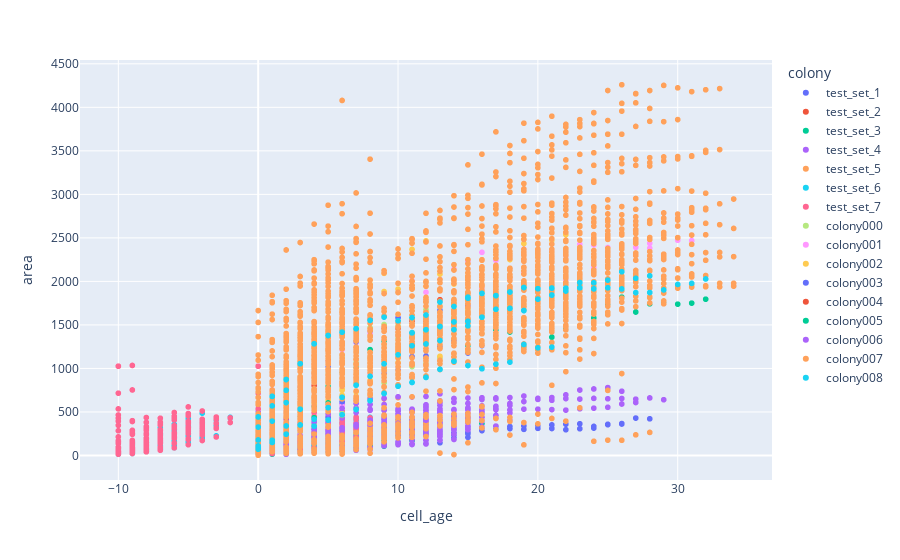

Notebook code cell kept with this figure:
### Code cell
selected_colonies = all_details#.loc[all_details['colony'].isin(['colony008', 'colony006','colony005','colony001', 'colony000', 'test_set_1', 'test_set_4' ])]
selected_colonies=selected_colonies.loc[selected_colonies['cell_age']!=selected_colonies['frame_num']] 
fig = px.scatter(selected_colonies, x="cell_age", y="area", color="colony")
fig.show()

### Figure 1 — Plotly figure (JSON) as saved in the notebook; plotly's stock layout.template omitted (floating-point values rounded to 4 significant figures; data arrays with more than 128 entries replaced by an {"elided": "..."} marker saying what was removed)
{"data": [{"hovertemplate": "colony=test_set_1<br>cell_age=%{x}<br>area=%{y}<extra></extra>", "legendgroup": "test_set_1", "marker": {"color": "#636efa", "symbol": "circle"}, "mode": "markers", "name": "test_set_1", "showlegend": true, "type": "scattergl", "x": [11, 9, 12, 10, 13, 11, 0, 0, 14, 12, 1, 1, 0, 15, 13, 2, 2, 1, 16, 14, 3, 3, 2, 17, 15, 4, 4, 3, 18, 16, 5, 5, 4, 19, 17, 6, 6, 5, 20, 18, 7, 7, 6, 21, 19, 8, 8, 7, 22, 20, 9, 9, 8, 23, 21, 10, 10, 9, 24, 22, 11, 11, 10, 25, 23, 12, 12, 11, 26, 24, 13, 13, 12, 27, 25, 14, 14, 13, 28, 26, 15, 15, 14, 0], "xaxis": "x", "y": [241.5, 205.5, 263.5, 216.5, 273.5, 244, 15.5, 29, 264, 241.5, 25, 40.5, 24.5, 267, 248.5, 23.5, 42.5, 28, 285, 256.5, 23.5, 41.5, 31.5, 337, 300.5, 36, 59.5, 61.5, 332.5, 309, 43.5, 69, 78.5, 340, 305, 45.5, 77, 91.5, 345.5, 308.5, 63.5, 88, 122.5, 351.5, 300, 88, 106.5, 167.5, 359.5, 311.5, 105.5, 132.5, 224, 364, 310, 132.5, 156, 282, 334, 296, 127.5, 169.5, 279, 353.5, 307.5, 135.5, 175.5, 296, 366.5, 314.5, 146, 176.5, 312.5, 429.5, 358.5, 202.5, 231.5, 389.5, 421, 361.5, 208, 249, 421.5, 37.5], "yaxis": "y"}, {"hovertemplate": "colony=test_set_2<br>cell_age=%{x}<br>area=%{y}<extra></extra>", "legendgroup": "test_set_2", "marker": {"color": "#EF553B", "symbol": "circle"}, "mode": "markers", "name": "test_set_2", "showlegend": true, "type": "scattergl", "x": [0, 0, 1, 1, 2, 2, 3, 3, 4, 4, 5, 5, 6, 6, 7, 7, 8, 8, 9, 9, 10, 10, 11, 11], "xaxis": "x", "y": [16, 30, 93.5, 54, 120, 66.5, 126, 69, 127, 75.5, 189.5, 144, 207, 154, 234, 187.5, 259.5, 202, 292.5, 265.5, 323, 304.5, 352.5, 364.5], "yaxis": "y"}, {"hovertemplate": "colony=test_set_3<br>cell_age=%{x}<br>area=%{y}<extra></extra>", "legendgroup": "test_set_3", "marker": {"color": "#00cc96", "symbol": "circle"}, "mode": "markers", "name": "test_set_3", "showlegend": true, "type": "scattergl", "x": {"elided": "237 int values"}, "xaxis": "x", "y": {"elided": "237 float values"}, "yaxis": "y"}, {"hovertemplate": "colony=test_set_4<br>cell_age=%{x}<br>area=%{y}<extra></extra>", "legendgroup": "test_set_4", "marker": {"color": "#ab63fa", "symbol": "circle"}, "mode": "markers", "name": "test_set_4", "showlegend": true, "type": "scattergl", "x": {"elided": "754 int values"}, "xaxis": "x", "y": {"elided": "754 float values"}, "yaxis": "y"}, {"hovertemplate": "colony=test_set_5<br>cell_age=%{x}<br>area=%{y}<extra></extra>", "legendgroup": "test_set_5", "marker": {"color": "#FFA15A", "symbol": "circle"}, "mode": "markers", "name": "test_set_5", "showlegend": true, "type": "scattergl", "x": {"elided": "333 int values"}, "xaxis": "x", "y": {"elided": "333 float values"}, "yaxis": "y"}, {"hovertemplate": "colony=test_set_6<br>cell_age=%{x}<br>area=%{y}<extra></extra>", "legendgroup": "test_set_6", "marker": {"color": "#19d3f3", "symbol": "circle"}, "mode": "markers", "name": "test_set_6", "showlegend": true, "type": "scattergl", "x": {"elided": "184 int values"}, "xaxis": "x", "y": {"elided": "184 float values"}, "yaxis": "y"}, {"hovertemplate": "colony=test_set_7<br>cell_age=%{x}<br>area=%{y}<extra></extra>", "legendgroup": "test_set_7", "marker": {"color": "#FF6692", "symbol": "circle"}, "mode": "markers", "name": "test_set_7", "showlegend": true, "type": "scattergl", "x": {"elided": "412 int values"}, "xaxis": "x", "y": {"elided": "412 float values"}, "yaxis": "y"}, {"hovertemplate": "colony=colony000<br>cell_age=%{x}<br>area=%{y}<extra></extra>", "legendgroup": "colony000", "marker": {"color": "#B6E880", "symbol": "circle"}, "mode": "markers", "name": "colony000", "showlegend": true, "type": "scattergl", "x": [0, 0, 1, 1, 2, 2, 0, 3, 3, 1, 4, 4, 2, 0, 5, 5, 3, 1, 6, 6, 4, 2, 7, 7, 5, 3, 8, 8, 6, 4, 9, 9, 7, 5, 10, 10, 8, 6, 11, 11, 9, 7, 12, 12, 10, 8, 13, 13, 11, 9, 14, 14, 12, 10, 0, 0, 15, 15, 13, 11, 1, 1, 0, 0, 16, 16, 14, 12, 2, 2, 1, 1, 17, 17, 15, 13, 3, 3, 2, 2, 0], "xaxis": "x", "y": [58.5, 44.5, 174.5, 115, 224, 437.5, 153.5, 427.5, 572.5, 178.5, 559, 753.5, 330, 66.5, 730.5, 945, 429.5, 134, 890, 1146, 605.5, 199, 1040.0, 1316, 801, 269.5, 1215, 1468.0, 952.5, 358.5, 1272.0, 1504.0, 1067, 439.5, 1344.0, 1488.0, 1122.0, 481, 1362.0, 1579, 1146, 595.5, 1418.0, 1675, 1257, 666, 1492.0, 1718.0, 1278.0, 834.5, 1572.0, 1750, 1434, 930.5, 77.5, 61, 1683, 1798.0, 1478.0, 1021, 91, 130, 276.5, 77.5, 1750.0, 1792.0, 1596.0, 1060.0, 178.5, 233.5, 237.5, 122, 1762.0, 1796, 1560.0, 1122.0, 312, 247.5, 447, 219, 57], "yaxis": "y"}, {"hovertemplate": "colony=colony001<br>cell_age=%{x}<br>area=%{y}<extra></extra>", "legendgroup": "colony001", "marker": {"color": "#FF97FF", "symbol": "circle"}, "mode": "markers", "name": "colony001", "showlegend": true, "type": "scattergl", "x": [14, 11, 15, 12, 16, 13, 17, 14, 18, 15, 19, 16, 20, 17, 21, 18, 22, 19, 23, 20, 0, 0, 24, 21, 1, 1, 0, 25, 22, 2, 2, 1, 26, 23, 3, 3, 2, 27, 24, 4, 4, 3, 28, 25, 5, 5, 4, 29, 26, 6, 6, 5, 30, 27, 7, 7, 6, 31, 28, 8, 8, 7, 0], "xaxis": "x", "y": [1888.0, 2009, 1722.0, 1876.0, 1918, 2022, 1942, 2140.0, 2022.0, 2230.0, 2100.0, 2334, 1936.0, 2242.0, 2061, 2399, 2011, 2370.0, 2066.0, 2355, 51, 385, 2158.0, 2353, 168.5, 469.5, 143, 2226, 2296.0, 211.5, 683, 250.5, 2384.0, 2428.0, 234.5, 788.5, 458, 2440.0, 2420.0, 385, 915, 523.5, 2438, 2389, 517.5, 1084.0, 615, 2551, 2418.0, 572.5, 1214.0, 765, 2473, 2392.0, 822.5, 1298.0, 812.5, 2468.0, 2382.0, 935, 1400.0, 900, 65], "yaxis": "y"}, {"hovertemplate": "colony=colony002<br>cell_age=%{x}<br>area=%{y}<extra></extra>", "legendgroup": "colony002", "marker": {"color": "#FECB52", "symbol": "circle"}, "mode": "markers", "name": "colony002", "showlegend": true, "type": "scattergl", "x": [5, 6, 0, 7, 1, 0, 8, 2, 1, 9, 3, 2, 10, 4, 3, 0, 11, 5, 4, 1, 12, 6, 5, 2, 13, 7, 6, 3, 14, 8, 7, 4, 15, 9, 8, 5, 16, 10, 9, 6, 0, 17, 11, 10, 7, 1, 18, 12, 11, 8, 2, 19, 13, 12, 9, 3, 0, 20, 14, 13, 10, 4, 1, 0, 21, 15, 14, 11, 5, 2, 1, 22, 16, 15, 12, 6, 3, 2, 0], "xaxis": "x", "y": [1452.0, 1566.0, 235.5, 1679, 411, 66.5, 1764, 368, 175.5, 1884.0, 522, 209.5, 1912, 599.5, 306.5, 122.5, 1928.0, 639.5, 435.5, 352.5, 1944.0, 763.5, 587.5, 604.5, 2084, 843, 693, 907, 1970, 835.5, 731.5, 1256.0, 2066, 988, 863, 1424, 2151, 1069, 990.5, 1664, 27, 2155, 1041, 1064.0, 1872, 253.5, 2250.0, 1124.0, 1190, 1968.0, 440.5, 2434.0, 1140.0, 1351, 2092.0, 464.5, 140, 2300, 1132.0, 1400.0, 2268.0, 553, 235, 135, 2474.0, 1271, 1554, 2368, 621, 339, 197.5, 2538, 1401, 1662.0, 2466.0, 748.5, 489, 279, 116], "yaxis": "y"}, {"hovertemplate": "colony=colony003<br>cell_age=%{x}<br>area=%{y}<extra></extra>", "legendgroup": "colony003", "marker": {"color": "#636efa", "symbol": "circle"}, "mode": "markers", "name": "colony003", "showlegend": true, "type": "scattergl", "x": [0, 1, 0, 2, 1, 3, 2, 4, 3, 5, 4, 6, 5, 7, 6, 8, 7, 9, 8, 10, 9, 11, 10, 12, 11, 13, 12, 14, 13, 15, 14, 16, 15], "xaxis": "x", "y": [46, 86.5, 104.5, 160, 400.5, 205.5, 507, 304.5, 792.5, 436.5, 944, 619, 1019, 635.5, 1072.0, 839, 1306.0, 942, 1430.0, 984.5, 1458, 1136, 1582.0, 1142.0, 1550.0, 1254.0, 1566.0, 1319, 1668.0, 1177, 1580.0, 1262, 1718], "yaxis": "y"}, {"hovertemplate": "colony=colony004<br>cell_age=%{x}<br>area=%{y}<extra></extra>", "legendgroup": "colony004", "marker": {"color": "#EF553B", "symbol": "circle"}, "mode": "markers", "name": "colony004", "showlegend": true, "type": "scattergl", "x": [0, 1, 2, 3, 4, 5, 6, 7, 8, 9, 10, 11, 12, 13], "xaxis": "x", "y": [190, 331, 433, 622.5, 803.5, 1090.0, 1052.0, 1321, 1566.0, 1462, 1460, 1543, 1540.0, 1790.0], "yaxis": "y"}, {"hovertemplate": "colony=colony005<br>cell_age=%{x}<br>area=%{y}<extra></extra>", "legendgroup": "colony005", "marker": {"color": "#00cc96", "symbol": "circle"}, "mode": "markers", "name": "colony005", "showlegend": true, "type": "scattergl", "x": [15, 16, 17, 18, 19, 20, 0, 21, 1, 22, 2, 23, 3, 24, 4, 25, 5, 26, 6, 27, 7, 0, 28, 8, 1, 29, 9, 2, 30, 10, 3, 31, 11, 4, 0, 32, 12, 5, 1], "xaxis": "x", "y": [1262, 1398.0, 1443, 1418.0, 1252, 1616.0, 241, 1359, 507.5, 1449, 359, 1575, 451.5, 1580, 564, 1733, 789, 1819, 952, 1648, 1010, 95.5, 1742.0, 1216, 173, 1760, 1314.0, 258.5, 1738.0, 1381, 324, 1750.0, 1412, 433.5, 189, 1796.0, 1452.0, 603.5, 236.5], "yaxis": "y"}, {"hovertemplate": "colony=colony006<br>cell_age=%{x}<br>area=%{y}<extra></extra>", "legendgroup": "colony006", "marker": {"color": "#ab63fa", "symbol": "circle"}, "mode": "markers", "name": "colony006", "showlegend": true, "type": "scattergl", "x": [12, 10, 9, 0, 13, 11, 10, 1, 14, 12, 11, 2, 15, 13, 12, 3, 0, 16, 14, 13, 4, 1, 17, 15, 14, 5, 2, 0, 18, 16, 15, 6, 3, 1, 19, 17, 16, 7, 4, 2, 20, 18, 17, 8, 5, 3, 21, 19, 18, 9, 6, 4, 0, 22, 20, 19, 10, 7, 5, 1, 23, 21, 20, 11, 8, 6, 2, 24, 22, 21, 12, 9, 7, 3, 0, 25, 23, 22, 13, 10, 8, 4, 1, 26, 24, 23, 14, 11, 9, 5, 2, 27, 25, 24, 15, 12, 10, 6, 3, 0, 28, 26, 25, 16, 13, 11, 7, 4, 1, 29, 27, 26, 17, 14, 12, 8, 5, 2, 0], "xaxis": "x", "y": [582.5, 527, 439, 82.5, 612.5, 532.5, 477.5, 159, 653, 563.5, 492, 185, 660, 628, 522, 225, 91, 663, 610.5, 535.5, 297.5, 175, 661.5, 525, 528, 386.5, 242, 99.5, 665.5, 529, 539.5, 431.5, 350, 143.5, 683, 532, 571, 493, 385, 103, 656.5, 524, 565, 519, 477, 155, 634, 532.5, 575.5, 518, 541, 206.5, 104.5, 653.5, 532, 619.5, 535.5, 598.5, 252.5, 160, 648, 527, 644, 527, 649.5, 290, 121.5, 656, 521, 665.5, 546.5, 657, 332.5, 152, 79.5, 651.5, 536.5, 696.5, 575.5, 674, 359, 211, 108.5, 654.5, 543.5, 752, 615.5, 671.5, 369, 284.5, 124, 647, 553.5, 764, 598, 678, 369, 319, 155.5, 112, 661, 591.5, 780, 643, 708.5, 378, 355.5, 225.5, 215.5, 640.5, 608.5, 738, 649, 654.5, 406, 406, 285.5, 239.5, 75.5], "yaxis": "y"}, {"hovertemplate": "colony=colony007<br>cell_age=%{x}<br>area=%{y}<extra></extra>", "legendgroup": "colony007", "marker": {"color": "#FFA15A", "symbol": "circle"}, "mode": "markers", "name": "colony007", "showlegend": true, "type": "scattergl", "x": {"elided": "2287 int values"}, "xaxis": "x", "y": {"elided": "2287 float values"}, "yaxis": "y"}, {"hovertemplate": "colony=colony008<br>cell_age=%{x}<br>area=%{y}<extra></extra>", "legendgroup": "colony008", "marker": {"color": "#19d3f3", "symbol": "circle"}, "mode": "markers", "name": "colony008", "showlegend": true, "type": "scattergl", "x": {"elided": "146 int values"}, "xaxis": "x", "y": {"elided": "146 float values"}, "yaxis": "y"}], "layout": {"legend": {"title": {"text": "colony"}, "tracegroupgap": 0}, "margin": {"t": 60}, "xaxis": {"anchor": "y", "domain": [0, 1], "title": {"text": "cell_age"}}, "yaxis": {"anchor": "x", "domain": [0, 1], "title": {"text": "area"}}}}
